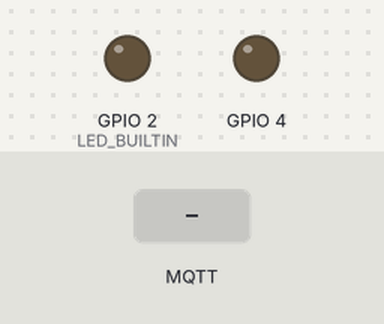
Bench run of a sketch on a simulated ESP32. On the bench: output pins drawn as LEDs (lit = HIGH). The inputs (shaded band) are chosen by the test bench. WiFi joins after 1.5 s; servers stay silent unless stated; no MQTT or app messages arrive unless stated; what the sketch prints to the serial monitor is not drawn.

Above: at 2.7 s.
2.8 s: MQTT message "on" arrives on the first subscribed topic
At 3.1 s:
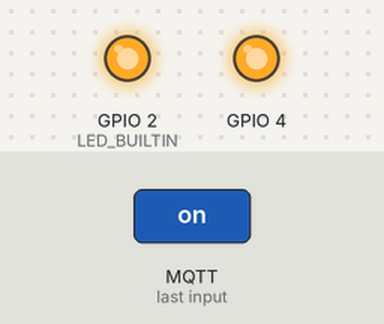
4.3 s: MQTT message "pump" arrives on the first subscribed topic
At 5.5 s:
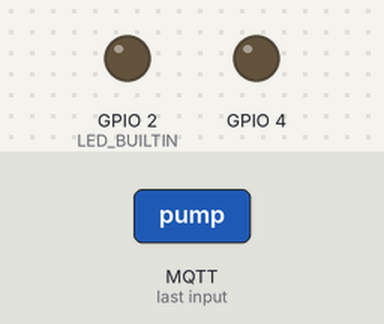
Timing chart, 0 to 7.3 s (numbered marks = the images above; inputs shaded):
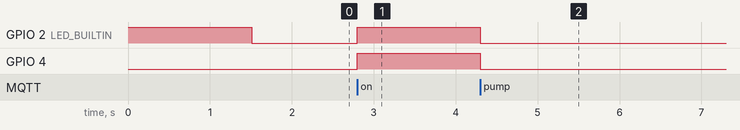

The sketch:

MqttRelay.ino
```cpp
/*********
  Rui Santos
  Complete project details at https://randomnerdtutorials.com
*********/

#include <WiFi.h>
#include <PubSubClient.h>
#include <Wire.h>
//#include <Adafruit_BME280.h>
//#include <Adafruit_Sensor.h>

// Replace the next variables with your SSID/Password combination
const char* ssid = "Keenetic-0079";
const char* password = "yoHwLp6B";

// Add your MQTT Broker IP address, example:
//const char* mqtt_server = "192.168.1.144";
const char* mqtt_server = "192.168.1.54";

WiFiClient espClient ;
PubSubClient client(espClient) ;
long lastMsg = 0;
char msg[50];
int value = 0;

//uncomment the following lines if you're using SPI
/*#include <SPI.h>
#define BME_SCK 18
#define BME_MISO 19
#define BME_MOSI 23
#define BME_CS 5*/

//Adafruit_BME280 bme; // I2C
//Adafruit_BME280 bme(BME_CS); // hardware SPI
//Adafruit_BME280 bme(BME_CS, BME_MOSI, BME_MISO, BME_SCK); // software SPI
float temperature = 0;
float humidity = 0;


void setup() {

  pinMode(LED_BUILTIN, OUTPUT) ;
  pinMode(T0, OUTPUT) ;
  digitalWrite(LED_BUILTIN, HIGH) ;   // turn the LED on (HIGH is the voltage level)


  Serial.begin(115200) ;
  Serial.print("LED_BUILTIN=" ) ;
  Serial.println(LED_BUILTIN) ;


  // default settings
  // (you can also pass in a Wire library object like &Wire2)
  //status = bme.begin();
  //if (!bme.begin(0x76)) {
  //  Serial.println("Could not find a valid BME280 sensor, check wiring!");
  //  while (1);
  //}
  setup_wifi() ;
  client.setServer(mqtt_server, 1883) ;
  client.setCallback(callback) ;

  digitalWrite(LED_BUILTIN, LOW) ;   // turn the LED on (HIGH is the voltage level)

}

void setup_wifi() {
  delay(10) ;
  // We start by connecting to a WiFi network
  Serial.println() ;
  Serial.print("Connecting to ") ;
  Serial.println(ssid) ;

  WiFi.begin(ssid, password) ;

  while (WiFi.status() != WL_CONNECTED) {
    delay(500);
    Serial.print(".") ;
  }

  Serial.println("") ;
  Serial.println("WiFi connected") ;
  Serial.println("IP address: ") ;
  Serial.println(WiFi.localIP()) ;
}

void callback(char* topic, byte* message, unsigned int length) {
  Serial.print("Message arrived on topic: ");
  Serial.print(topic);
  Serial.print(". Message: ");
  String messageTemp;

  if (length>0)
  {
    if (message[0]=='0')
    {
      digitalWrite(LED_BUILTIN, HIGH) ;   // turn the LED on (HIGH is the voltage level)
      digitalWrite(T0, HIGH) ;   // turn the LED on (HIGH is the voltage level)
    }
    else
    {
      digitalWrite(LED_BUILTIN, LOW) ;   // turn the LED on (HIGH is the voltage level)
      digitalWrite(T0, LOW) ;   // turn the LED on (HIGH is the voltage level)
    }
  }

  for (int i = 0; i < length; i++) {
    Serial.print((char)message[i]);
    messageTemp += (char)message[i];
  }
  Serial.println();

  // Feel free to add more if statements to control more GPIOs with MQTT

  // If a message is received on the topic esp32/output, you check if the message is either "on" or "off".
  // Changes the output state according to the message
  if (String(topic) == "pump") {
    Serial.print("Changing output to ");
    if(messageTemp == "on"){
      Serial.println("on");
      digitalWrite(LED_BUILTIN, HIGH) ;   // turn the LED on (HIGH is the voltage level)
      digitalWrite(T0, HIGH) ;   // turn the LED on (HIGH is the voltage level)
    }
    else if(messageTemp == "off"){
      Serial.println("off");
      digitalWrite(LED_BUILTIN, LOW) ;   // turn the LED on (HIGH is the voltage level)
      digitalWrite(T0, LOW) ;   // turn the LED on (HIGH is the voltage level)
    }
  }
}

void reconnect() {
  // Loop until we're reconnected
  while (!client.connected()) {
    Serial.print("Attempting MQTT connection...");
    // Attempt to connect
    if (client.connect("ESP8266Client")) {
      Serial.println("connected");
      // Subscribe
      client.subscribe("pump");
    } else {
      Serial.print("failed, rc=");
      Serial.print(client.state());
      Serial.println(" try again in 5 seconds");
      // Wait 5 seconds before retrying
      delay(5000);
    }
  }
}
void loop() {
  if (!client.connected()) {
    reconnect();
  }
  client.loop();

  long now = millis();
  if (now - lastMsg > 5000) {
    lastMsg = now;

    // Temperature in Celsius
    //temperature = bme.readTemperature();
    // Uncomment the next line to set temperature in Fahrenheit
    // (and comment the previous temperature line)
    //temperature = 1.8 * bme.readTemperature() + 32; // Temperature in Fahrenheit

    // Convert the value to a char array
    char tempString[8];
    dtostrf(temperature, 1, 2, tempString);
    Serial.print("Temperature: ");
    Serial.println(tempString);
    client.publish("esp32/temperature", tempString);

    //humidity = bme.readHumidity();

    // Convert the value to a char array
    char humString[8];
    dtostrf(humidity, 1, 2, humString);
    Serial.print("Humidity: ");
    Serial.println(humString);
    client.publish("esp32/humidity", humString);
  }
}
```

Measured:
- after the input at 2.8 s, GPIO 2 (LED_BUILTIN), GPIO 4: LOW → HIGH at once
- after the input at 4.3 s, GPIO 2 (LED_BUILTIN), GPIO 4: HIGH → LOW at once
